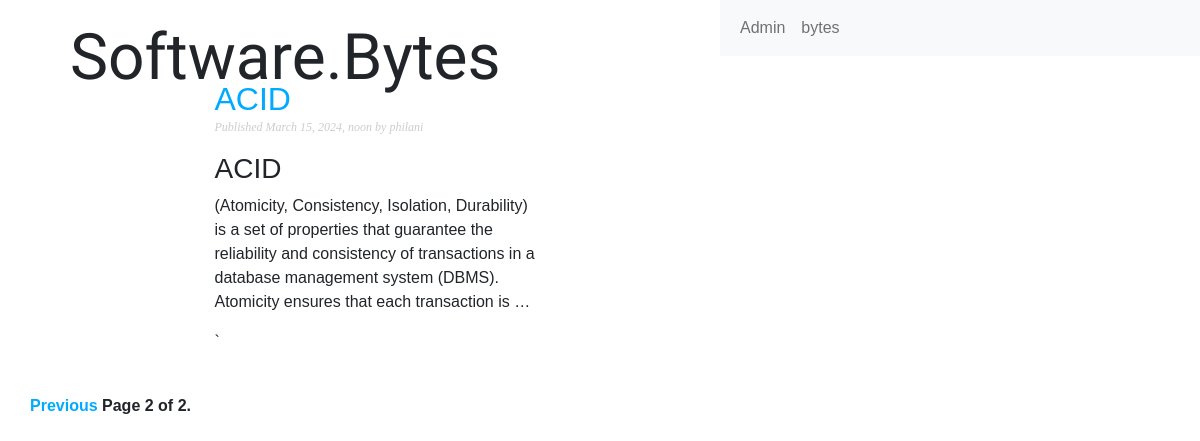
Screenshot of /blog/?page=2 with the database file from the repository.
### blog/models.py (models this page shows, shortened)
class Post(models.Model):
    class Status(models.TextChoices):
        DRAFT='DF','Draft'
        PUBLISHED='PB','Published'
    title=models.CharField(max_length=250)
    slug=models.SlugField(max_length=250,unique_for_date='publish')
    author=models.ForeignKey(User,on_delete=models.CASCADE,related_name='blog_posts')
    body=models.TextField()
    publish=models.DateTimeField(default=timezone.now)
    created=models.DateTimeField(auto_now_add=True)
    updated=models.DateTimeField(auto_now=True)
    status=models.CharField(max_length=2,choices=Status.choices,default=Status.DRAFT)
    objects=models.Manager()# the default manager
    published=PublishedManager() #Our custom manager
    class Meta:
        ordering=['-publish']
        indexes=[models.Index(fields=['-publish']),]
    def get_absolute_url(self):
        return reverse('blog:post_detail',
                        args=[self.publish.year,
                              self.publish.month,
                              self.publish.day,
                              self.slug])

### blog/views.py (the view)
# urls.py: path('', views.PostListView.as_view(), name='post_list'),
class PostListView(ListView):
    queryset = Post.published.all()
    context_object_name = 'posts'
    paginate_by = 3
    template_name = 'blog/post/list.html'

### blog/templatetags/blog_tags.py (called while the page is built)
@register.filter(name='markdown')
def markdown_format(text):
    return mark_safe(markdown.markdown(text))

### blog/templates/blog/post/list.html (shortened to what this page needs)
{% extends "blog/base.html" %}
{% load blog_tags %}
{% block content %}
<div class="logo">
    <a class="logo"><span>Software.</span>Bytes</a>
</div>
<div class="container">
    <div class="row">
        <div class="col-lg-6 mx-auto col-md-8 col-12">
{% for post in posts %}
    <h2 >
        <a href="{{ post.get_absolute_url }}">
            {{ post.title }}
        </a>
    </h2>
    <p class="date">
        Published {{ post.publish }} by {{ post.author }}
    </p>
    {{ post.body|markdown|truncatewords_html:30 }}`
    {% endfor %}
        </div>
    </div>
</div>
    {% include "pagination.html" with page=page_obj %}
    {% endblock %}

### blog/static/css/blog.css (style rules this page uses)
body { margin:0; padding:0; font-family:helvetica, sans-serif; }
.logo { height: 50px; font-size: 2em; font-family: "Reenie Beanie", cursive; padding: 10px 20px; top: 0%; left: 0%; }
a { color:#00abff; text-decoration:none; }
a.logo { color: unset; }
h2 { font-weight:normal; margin:30px 0 0; }
p.date { color:#ccc; font-family: georgia, serif; font-size: 12px; font-style: italic; }

### rows the page displays
Post: title "ACID", publish "March 15, 2024, noon", author "philani", body "ACID (Atomicity, Consistency, Isolation, Durability) is a set of properties that guarantee the reliability and consistency of transactions in a database management system (DBMS). Atomicity ensures that each transaction is …"

### other values shown
{{ page.number }} "2"
{{ page.paginator.num_pages }} "2"
